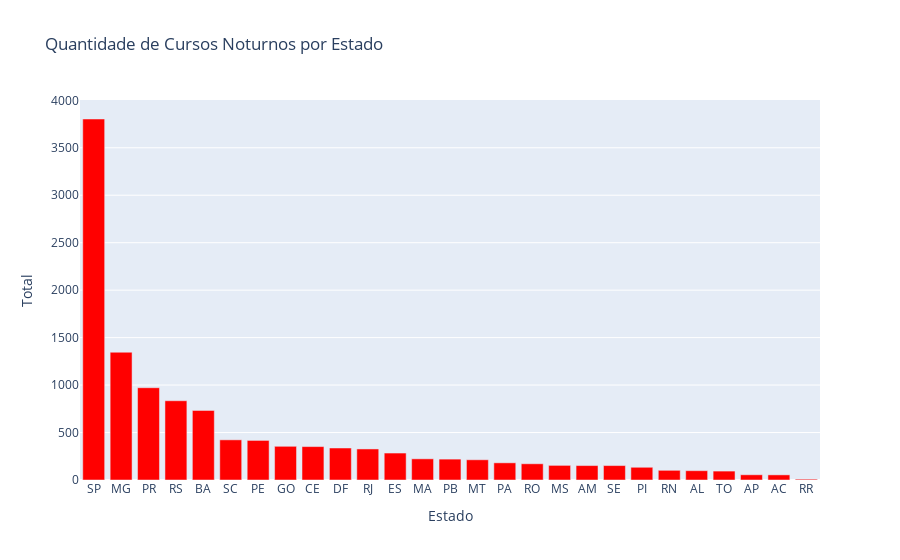

Notebook code cell kept with this figure:
### Markdown cell above
Análise da Quantidade de Cursos Noturnos por Estado:

### Code cell
filtro = tabela.loc[tabela["turno"] == "Noturno","uf_busca"].value_counts()
display(filtro)

import plotly.express as px
fig = px.bar(x= filtro.index, y= filtro.values,title="Quantidade de Cursos Noturnos por Estado", labels={"x":"Estado", "y" :"Total"},color_discrete_sequence= ["#FF0000"])
fig.show()

### Figure 1 — Plotly figure (JSON) as saved in the notebook; plotly's stock layout.template omitted (floating-point values rounded to 4 significant figures)
{"data": [{"alignmentgroup": "True", "hovertemplate": "Estado=%{x}<br>Total=%{y}<extra></extra>", "legendgroup": "", "marker": {"color": "#FF0000", "pattern": {"shape": ""}}, "name": "", "offsetgroup": "", "orientation": "v", "showlegend": false, "textposition": "auto", "type": "bar", "x": ["SP", "MG", "PR", "RS", "BA", "SC", "PE", "GO", "CE", "DF", "RJ", "ES", "MA", "PB", "MT", "PA", "RO", "MS", "AM", "SE", "PI", "RN", "AL", "TO", "AP", "AC", "RR"], "xaxis": "x", "y": [3803, 1346, 972, 835, 733, 423, 417, 355, 352, 337, 327, 284, 223, 220, 213, 181, 171, 154, 152, 152, 134, 102, 98, 94, 55, 54, 9], "yaxis": "y"}], "layout": {"barmode": "relative", "legend": {"tracegroupgap": 0}, "title": {"text": "Quantidade de Cursos Noturnos por Estado"}, "xaxis": {"anchor": "y", "domain": [0, 1], "title": {"text": "Estado"}}, "yaxis": {"anchor": "x", "domain": [0, 1], "title": {"text": "Total"}}}}
